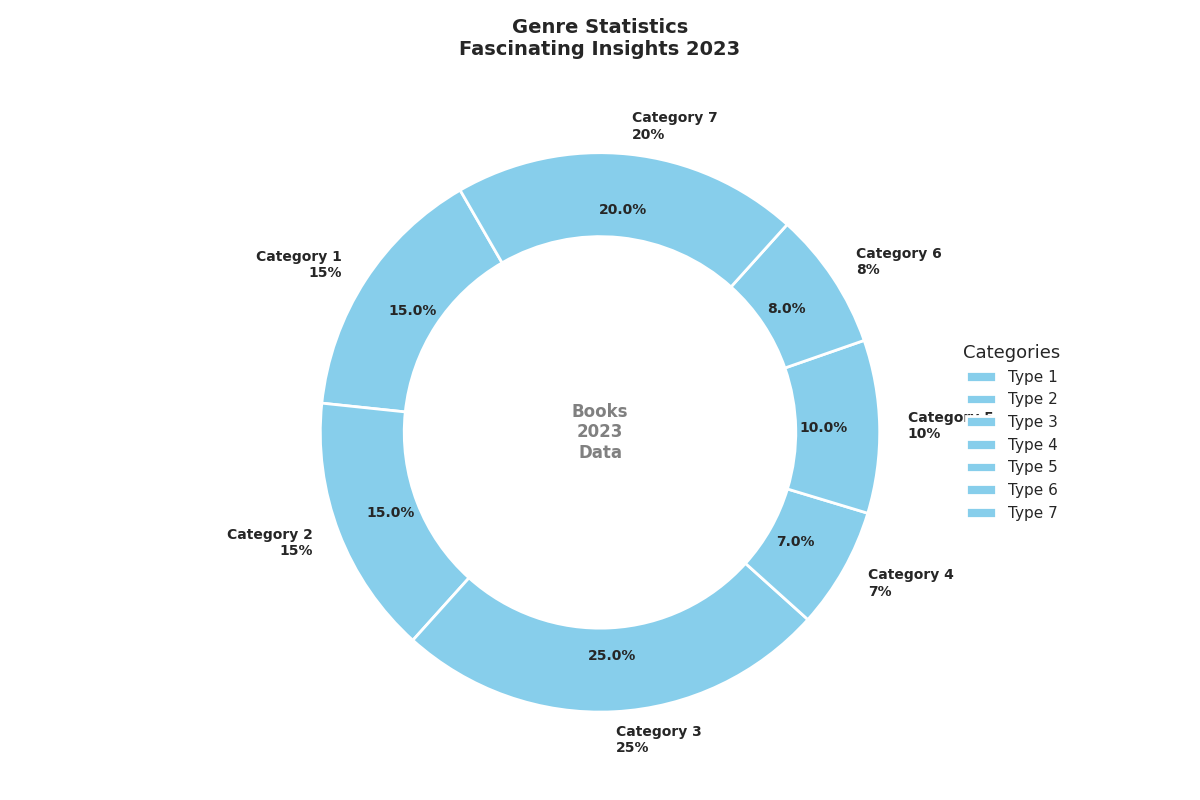

This chart was generated by the following Python code:
import matplotlib.pyplot as plt
import numpy as np

genres = [
    'Mystery/Thriller', 
    'Science Fiction/Fantasy', 
    'Fiction', 
    'Young Adult', 
    'Romance', 
    'Historical', 
    'Non-Fiction'
]

popularity = [15, 15, 25, 7, 10, 8, 20]

single_color = 'skyblue'

fig, ax = plt.subplots(figsize=(12, 8))
wedges, texts, autotexts = ax.pie(
    popularity, 
    labels=['Category {0}\n{1}%'.format(i + 1, pop) for i, pop in enumerate(popularity)], 
    colors=[single_color] * len(genres),  
    autopct=lambda p: f'{p:.1f}%', 
    startangle=120,
    pctdistance=0.8, 
    wedgeprops=dict(width=0.3, edgecolor='white', linewidth=2),
    textprops={'fontsize': 10, 'weight': 'bold'}
)

centre_circle = plt.Circle((0, 0), 0.60, fc='white')
fig.gca().add_artist(centre_circle)

ax.text(0, 0, 'Books\n2023\nData', horizontalalignment='center',
        verticalalignment='center', fontsize=12, weight='bold', color='gray')

ax.set_title('Genre Statistics\nFascinating Insights 2023', fontsize=14, weight='bold', pad=20)

ax.legend(
    wedges, 
    ['Type 1', 'Type 2', 'Type 3', 'Type 4', 'Type 5', 'Type 6', 'Type 7'], 
    title="Categories", 
    title_fontsize='13', 
    fontsize='11', 
    loc='center left', 
    bbox_to_anchor=(1, 0.5),
    frameon=False
)

plt.tight_layout()
plt.show()
